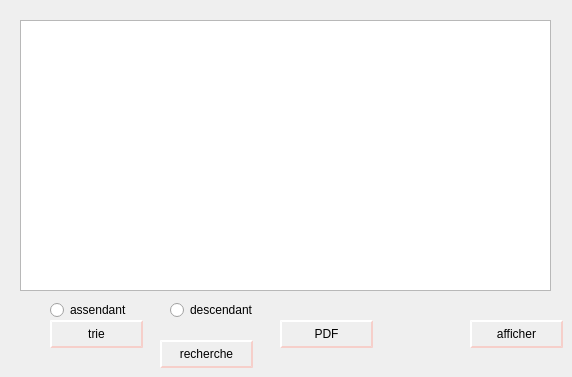
      <widget class="QWidget" name="tab_10">
       <attribute name="title">
        <string>afficher</string>
       </attribute>
       <widget class="QTableView" name="tableView_2">
        <property name="geometry">
         <rect>
          <x>20</x>
          <y>20</y>
          <width>531</width>
          <height>271</height>
         </rect>
        </property>
        <property name="styleSheet">
         <string notr="true">QHeaderView::section
{
    background-color: qlineargradient(spread:repeat, x1:1, y1:0, x2:1, y2:1, stop:0 rgba(227, 227, 227, 255),stop:1 rgba(187, 187, 187, 255));
	border: 1px solid #000;
    color: #000;
    text-align: left;
	padding: 4px;
	
}


QHeaderView::section:disabled
{
    background-color: #525251;
    color: #656565;

}


QHeaderView::section:checked
{
    background-color: qlineargradient(spread:repeat, x1:1, y1:0, x2:1, y2:1, stop:0 rgba(227, 227, 227, 255),stop:1 rgba(187, 187, 187, 255));
    color: #000;

}


QHeaderView::section::vertical::first,
QHeaderView::section::vertical::only-one
{
    border-top: 1px solid #353635;

}


QHeaderView::section::vertical
{
    border-top: 1px solid #353635;

}


QHeaderView::section::horizontal::first,
QHeaderView::section::horizontal::only-one
{
    border-left: 1px solid #353635;

}


QHeaderView::section::horizontal
{
    border-left: 1px solid #353635;

}


QTableCornerButton::section
{
    background-color: qlineargradient(spread:repeat, x1:1, y1:0, x2:1, y2:1, stop:0 rgba(227, 227, 227, 255),stop:1 rgba(187, 187, 187, 255));
	border: 1px solid #000;
    color: #fff;

}</string>
        </property>
       </widget>
       <widget class="QPushButton" name="pushButton_afficher">
        <property name="geometry">
         <rect>
          <x>470</x>
          <y>320</y>
          <width>93</width>
          <height>28</height>
         </rect>
        </property>
        <property name="styleSheet">
         <string notr="true">QPushButton {
color: #FFFFF;
border: 2px solid #F6CFCA;
border-radius: 20px;
border-style: outset;
background: qradialgradient(
cx: 0.3, cy: -0.4, fx: 0.3, fy: -0.4,
radius: 1.35, stop: 0 #fff, stop: 1 #fff
);
padding: 0.3rem 0.2rem;
}

QPushButton:hover {
background: qradialgradient(
cx: 0.3, cy: -0.4, fx: 0.3, fy: -0.4,
radius: 1.35, stop: 0 #fff, stop: 1 #bbb
);
 
    background-color:#FE7F9C	;
    border-radius: 15px;
}</string>
        </property>
        <property name="text">
         <string>afficher</string>
        </property>
       </widget>
       <widget class="QPushButton" name="pushButton_pdf">
        <property name="geometry">
         <rect>
          <x>280</x>
          <y>320</y>
          <width>93</width>
          <height>28</height>
         </rect>
        </property>
        <property name="styleSheet">
         <string notr="true">QPushButton {
color: #FFFFF;
border: 2px solid #F6CFCA;
border-radius: 20px;
border-style: outset;
background: qradialgradient(
cx: 0.3, cy: -0.4, fx: 0.3, fy: -0.4,
radius: 1.35, stop: 0 #fff, stop: 1 #fff
);
padding: 0.3rem 0.2rem;
}

QPushButton:hover {
background: qradialgradient(
cx: 0.3, cy: -0.4, fx: 0.3, fy: -0.4,
radius: 1.35, stop: 0 #fff, stop: 1 #bbb
);
 
    background-color:#FE7F9C	;
    border-radius: 15px;
}</string>
        </property>
        <property name="text">
         <string>PDF</string>
        </property>
       </widget>
       <widget class="QPushButton" name="pushButton_trie">
        <property name="geometry">
         <rect>
          <x>50</x>
          <y>320</y>
          <width>93</width>
          <height>28</height>
         </rect>
        </property>
        <property name="styleSheet">
         <string notr="true">QPushButton {
color: #FFFFF;
border: 2px solid #F6CFCA;
border-radius: 20px;
border-style: outset;
background: qradialgradient(
cx: 0.3, cy: -0.4, fx: 0.3, fy: -0.4,
radius: 1.35, stop: 0 #fff, stop: 1 #fff
);
padding: 0.3rem 0.2rem;
}

QPushButton:hover {
background: qradialgradient(
cx: 0.3, cy: -0.4, fx: 0.3, fy: -0.4,
radius: 1.35, stop: 0 #fff, stop: 1 #bbb
);
 
    background-color:#FE7F9C	;
    border-radius: 15px;
}</string>
        </property>
        <property name="text">
         <string>trie</string>
        </property>
       </widget>
       <widget class="QPushButton" name="pushButton_recherche">
        <property name="geometry">
         <rect>
          <x>160</x>
          <y>340</y>
          <width>93</width>
          <height>28</height>
         </rect>
        </property>
        <property name="styleSheet">
         <string notr="true">QPushButton {
color: #FFFFF;
border: 2px solid #F6CFCA;
border-radius: 20px;
border-style: outset;
background: qradialgradient(
cx: 0.3, cy: -0.4, fx: 0.3, fy: -0.4,
radius: 1.35, stop: 0 #fff, stop: 1 #fff
);
padding: 0.3rem 0.2rem;
}

QPushButton:hover {
background: qradialgradient(
cx: 0.3, cy: -0.4, fx: 0.3, fy: -0.4,
radius: 1.35, stop: 0 #fff, stop: 1 #bbb
);
 
    background-color:#FE7F9C	;
    border-radius: 15px;
}</string>
        </property>
        <property name="text">
         <string>recherche</string>
        </property>
       </widget>
       <widget class="QRadioButton" name="rb_mat">
        <property name="geometry">
         <rect>
          <x>50</x>
          <y>300</y>
          <width>97</width>
          <height>20</height>
         </rect>
        </property>
        <property name="text">
         <string>assendant</string>
        </property>
       </widget>
       <widget class="QRadioButton" name="rb_mat_2">
        <property name="geometry">
         <rect>
          <x>170</x>
          <y>300</y>
          <width>97</width>
          <height>20</height>
         </rect>
        </property>
        <property name="text">
         <string>descendant</string>
        </property>
       </widget>
      </widget>
